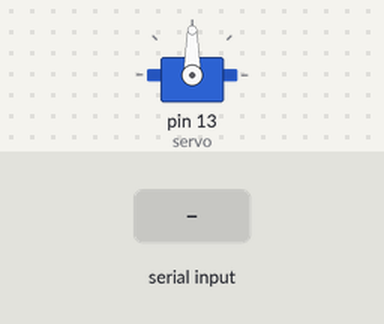
Bench run of a sketch on a simulated Arduino Uno, built with avr-gcc and run on an emulated ATmega328P. Shown: servo. The test bench sets the inputs (shaded band).

Above: at 1.2 s.
1.3 s: "30,150\n" received over Serial
At 3.2 s:
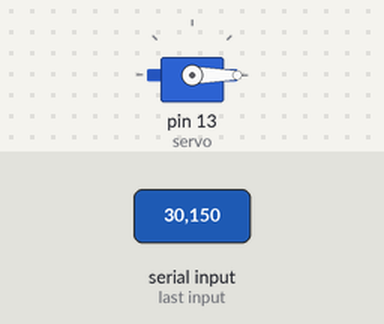
3.8 s: "90,45\n" received over Serial
At 4.6 s:
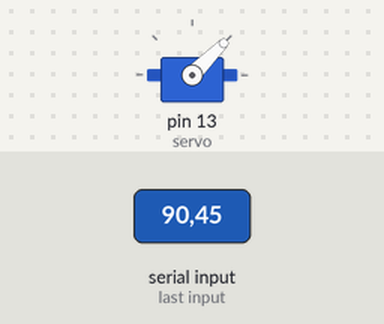
6.3 s: "200\n" received over Serial
At 7.1 s:
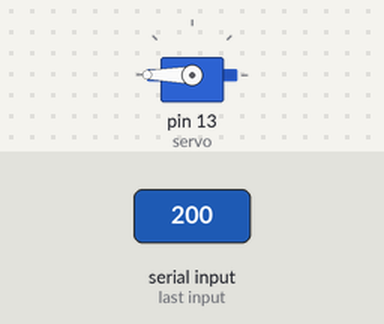
Timing chart, 0 to 9.3 s (numbered marks = the images above; inputs shaded):
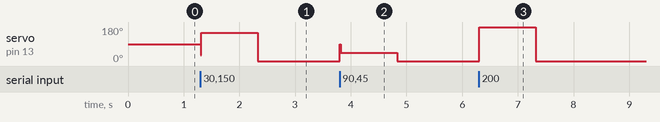

The sketch:

Servo.ino
```cpp
#include <Servo.h>
#define servo 13
Servo Myservo;
int angulo = 0;

void setup() {
Myservo.attach(servo);
Serial.begin(9600);
}

void loop() {
  if (Serial.available()>0){
    angulo=Serial.parseInt();
    Myservo.write(angulo);
    delay(15);
    }
}
```

Measured:
- after the input at 1.3 s, servo on pin 13 (servo): 90° → 150° at once, → 0° 1.0 s later
- after the input at 3.8 s, servo on pin 13 (servo): 0° → 45° at once, → 0° 1.0 s later
- after the input at 6.3 s, servo on pin 13 (servo): 0° → 180° at once, → 0° 1.0 s later
